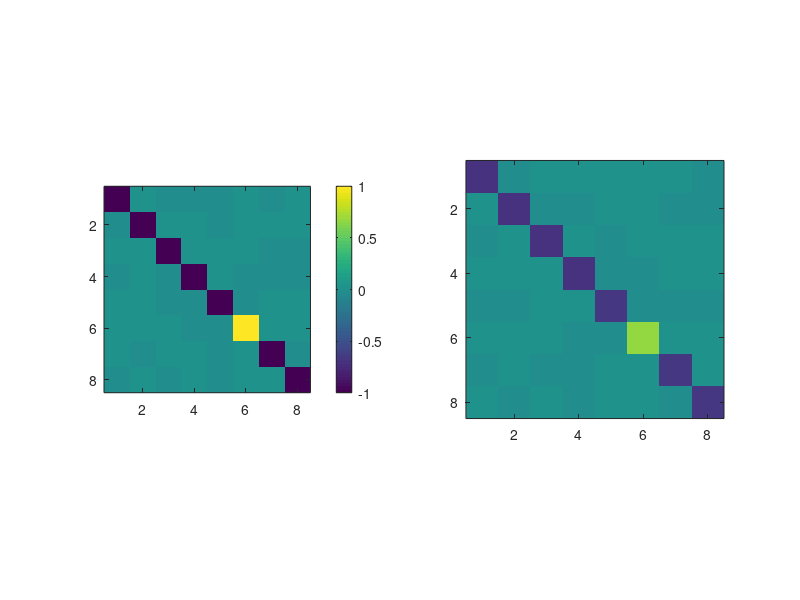

MATLAB code for this plot: (Note: this script raises an error after producing the figure.)

% supp figure for neural RDM

clear; clc; close all

% eta sampling:
eta_all = 0;
gamma_all = -1;

init_w = 1e-10;
wstr = {'small_normsq_ultimate';'large'};

[R,~] = qr(randn(32,8),0);
W1_bar_0 = eye(8).*(randn(8,8)*1e-10);
W2_bar_0 = eye(8).*(randn(8,8)*1e-10);

for whichweight = 1:length(init_w)

lr = 0.005;
parm.scale   = init_w(whichweight);
parm.neuron  = 32;
parm.lrate   = lr;
parm.Nepochs = 20000;
parm.gammas  = gamma_all;
parm.etas    = eta_all;
Y = [1 1 1 1 1 1 1 1
     1 1 1 1 0 0 0 0
     0 0 0 0 1 1 1 1
     1 1 0 0 0 0 0 0
     0 0 1 1 0 0 0 0
     0 0 0 0 1 1 0 0
     0 0 0 0 0 0 1 1
     eye(4),zeros(4,4)
     zeros(4,4),eye(4)];
parm.data = Y;

X = eye(8);    
E = Y*X';
[U,S,V] = svd(E,'econ');

N1 = size(X,1); % input neurons
Ni = size(X,2);% obj (item)
N3 = size(Y,1); % feature, N3
Nrank = min([N1,N3]);
Nh = parm.neuron; % number of neurons in the hidden layer, N2

scale = parm.scale;
Nepochs = parm.Nepochs;
allgamma = parm.gammas;
alleta = parm.etas;

disp('computing start >>>>>>>>>')
disp(['learning rate = ',num2str(lr)])

ge_pair = [];
for gi = 1:length(allgamma)
    for ei = 1:length(alleta)
        gamma = allgamma(gi); % Feedback scale
        eta = alleta(ei); % Hebbian term
        ge_pair = [ge_pair; gamma, eta];
    end
end

npair = size(ge_pair,1);
samp = [1:Nepochs-1,Nepochs]';
nsamp = length(samp);

allout = nan(3,nsamp,npair);
allmode = nan(Nrank,nsamp,npair);

gvec = ge_pair(:,1);
evec = ge_pair(:,2);

for pair = 1:size(ge_pair,1)
       if ~mod(pair,10)
           disp(['>>>>>> ',num2str(pair),' >>>>>>'])
       end
        W1 = R*W1_bar_0*V';
        W2 = U*W2_bar_0*R';
        gamma = gvec(pair);
        eta = evec(pair);

        mode_components = nan(Nrank,Nepochs);
        err = nan(1,Nepochs);
        W1_norm = nan(1,Nepochs);
        W2_norm = nan(1,Nepochs);
        delta_w = nan(4,Nepochs);

        count = 1;
        for ep = 1:Nepochs

            delta_W1_chl = zeros(size(W1)); % 100,8
            delta_W2_chl = zeros(size(W2));
            delta_W1_hebb = zeros(size(W1));

            for i = 1:Ni
                x = X(:,i);
                y = Y(:,i);

                % Calculate intermediate variables
                y_hat = W2*W1*x;
                h_feedforward = W1*x;
                hc = W1*x + gamma*W2'*y;
                hf = W1*x + gamma*(W2'*W2*W1*x);

                % Calculate weight updates
                delta_W1_chl = delta_W1_chl + W2'*(y-y_hat)*x';
                delta_W2_chl = delta_W2_chl + y*hc' - y_hat*hf';
                
                % Oja's rule when eta > 0
                if eta >= 0
                    dW1vec = bsxfun(@times, h_feedforward, bsxfun(@minus, x', diag(h_feedforward)*W1));
                else
                    dW1vec = h_feedforward*x';
                end
                delta_W1_hebb = delta_W1_hebb + dW1vec;

            end
            mode_components(:,ep) = diag(U'*W2*W1*V);
            err(ep) = norm(Y-W2*W1*X,'fro').^2;
            W1_norm(ep) = norm(W1,'fro');
            W2_norm(ep) = norm(W2,'fro');
            
            st_w1_chl = norm(lr*delta_W1_chl,'fro');
            st_w2_chl = norm(lr*delta_W2_chl,'fro');
            

            if eta >= 0
                W1 = W1 + lr*delta_W1_chl + eta*delta_W1_hebb;
                st_w1_h  = norm(eta*delta_W1_hebb,'fro');
                st_w1_tol = norm(lr*delta_W1_chl + eta*delta_W1_hebb, 'fro');
            else
                nn = [];
                for n = 1:size(W1,1)
                    nn = [nn; norm(W1(n,:))^2];
                end
                a = bsxfun(@times,eta*(delta_W1_hebb),1./(nn+1)) + lr*delta_W1_chl;
                W1 = W1 + a;
                st_w1_h  = norm(bsxfun(@times,eta*(delta_W1_hebb),1./(nn+1)),'fro');
                st_w1_tol = norm(a,'fro');
            end
            W2 = W2 + lr*delta_W2_chl;
            
            delta_w(:,ep) = [st_w1_chl,st_w1_h,st_w1_tol,st_w2_chl];
            
            W1_bar = R'*W1*V;
            W2_bar = U'*W2*R;
        end % end of epoch
        allout(:,:,pair) = [err(samp); W1_norm(samp); W2_norm(samp)];
        allmode(:,:,pair) = mode_components(:,samp);
        allweight(:,:,pair) = delta_w(:,samp);
end
disp('done')

ntime = size(allweight,2);
ng = length(parm.gammas);
ne = length(parm.etas);
C = reshape(allweight,[4,ntime,ne,ng]); % error, w1, w2 timecourses

end

subplot(121)
imagesc(W1_bar,[-1,1]);axis square
colorbar
subplot(122)
imagesc(W2_bar,[-1,1]);axis square
colormap(redblue)
colorbar

ntol = parm.Nepochs;
timevec = 1:ntol;
fs = 17;

figure('position',[294   560   890   218])
% illusory correlation:
item = 1;
f_sel = [3,5,9];
for k = 1:length(f_sel)
    feature = f_sel(k);
    nc = size(V,2);
    %a feature m for item i receives a contribution from each mode u_m vi 
    coeffs = U(feature,1:nc).*V(item,:);

    subplot(1,length(f_sel),k)
    plot(timevec,(coeffs(1,:)*allmode)','b-','linewidth',3);
    hold on;
    plot(timevec,(bsxfun(@times,allmode,coeffs(1,:)'))','r-','linewidth',1);
    if k == 1
    xlabel('Time (Epochs)')
    ylabel('Activation')
    title(['\gamma = ',num2str(round(parm.gammas(1),1)),', \eta = ',num2str(round(parm.etas(1),3))])
    end
    ylim([-0.505,0.505])
    set(gca,'xtick',[1,ntol],'xticklabel',{'0',num2str(ntol)})
    set(gca,'fontsize',fs,'box','off','linewidth',2,'ytick',[-0.5,0,0.5])
end

